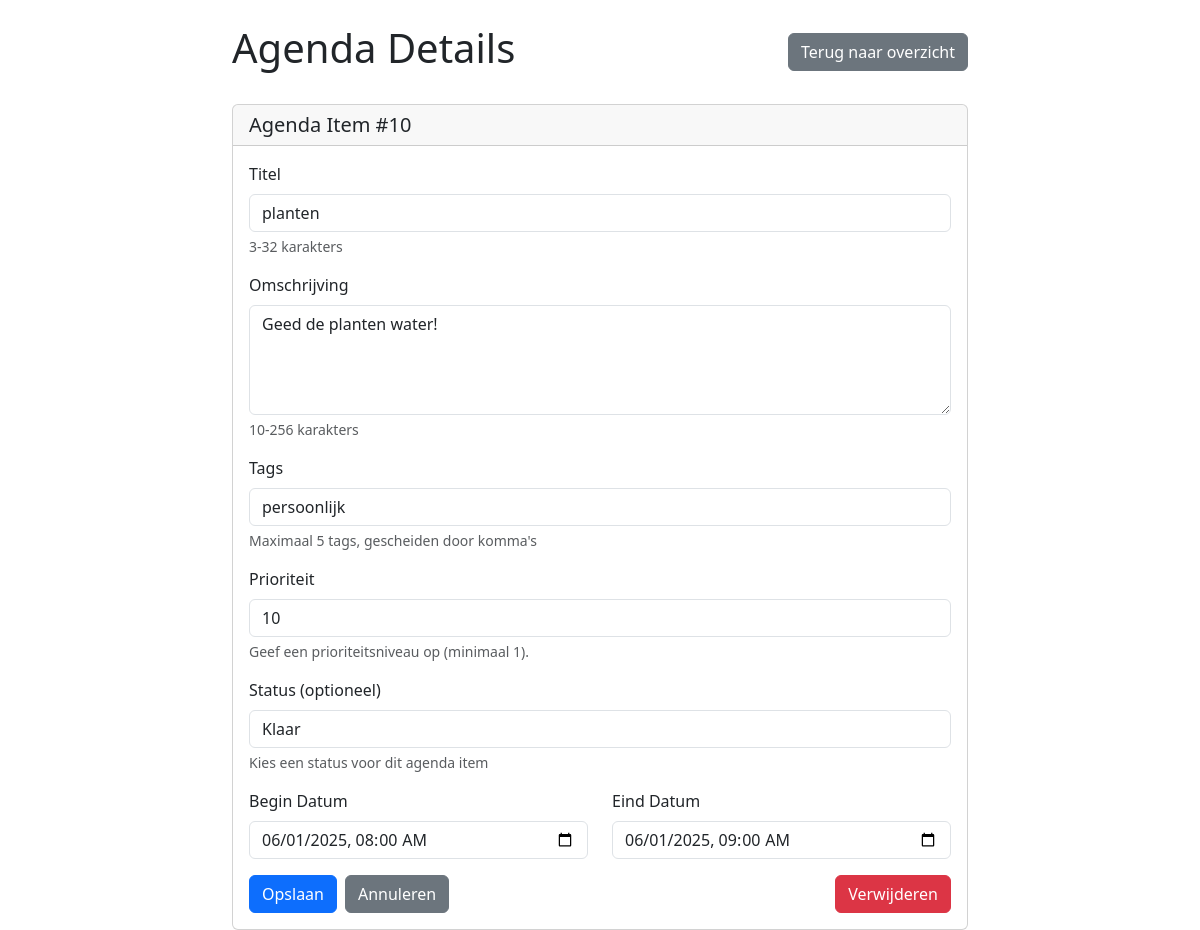
Page /php2/agenda_aanpassen.php?ID=10 on the committed database.
### tables this page shows
CREATE TABLE "crud_agenda"
(
    ID           integer not null
        constraint crud_agenda_pk
            primary key autoincrement,
    titel        TEXT    not null,
    omschrijving TEXT    not null,
    begin_datum  DATE    not null,
    eind_datum   DATE    not null,
    prioriteit   integer not null,
    status       TEXT    not null,
    tags         TEXT
);

### php2/agenda_aanpassen.php (called while the page is built, shortened)
<?php
require "config.php";
$id = $_GET["ID"] ?? null;
try {
    $query = "SELECT * FROM crud_agenda WHERE ID = :id";
    $stmt = $pdo->prepare($query);
    $stmt->bindParam(":id", $id);
    $stmt->execute();
    $agenda_item = $stmt->fetch();
} catch (PDOException $e) {
    error_log("Select query failed: " . $e->getMessage());
    $fout = "Er is een fout opgetreden bij het ophalen van het agenda item.";
}
include_once "views/agenda_aanpassen_view.php";

### php2/views/agenda_aanpassen_view.php (the view, shortened to what this page needs)
<!DOCTYPE html>
<html lang="en">
<head>
    <link href="./node_modules/bootstrap/dist/css/bootstrap.min.css" rel="stylesheet">
</head>
<body>
    <?php
    function formateerDatumVoorInput($datum_string) {
        $datum = new DateTime($datum_string);
        return $datum->format("Y-m-d\TH:i");
    }
    ?>
    <div class="container mt-4">
        <div class="row">
            <div class="col-md-8 mx-auto">
                <div class="d-flex justify-content-between align-items-center mb-4">
                    <h1>Agenda Details</h1>
                    <a href="agenda.php" class="btn btn-secondary">Terug naar overzicht</a>
                </div>
                <div class="card">
                    <div class="card-header">
                        <h5 class="card-title mb-0">Agenda Item #<?= htmlspecialchars($agenda_item["ID"]) ?></h5>
                    </div>
                    <div class="card-body">
                        <form method="POST">
                            <div class="mb-3">
                                <label for="titel" class="form-label">Titel</label>
                                <input type="text" class="form-control" id="titel" name="titel"
                                    value="<?= htmlspecialchars($agenda_item["titel"]) ?>" required
                                    maxlength="32" minlength="3">
                                <div class="form-text">3-32 karakters</div>
                            </div>
                            <div class="mb-3">
                                <label for="omschrijving" class="form-label">Omschrijving</label>
                                <textarea class="form-control" id="omschrijving" name="omschrijving" rows="4"
                                    required maxlength="256" minlength="10"><?= htmlspecialchars($agenda_item["omschrijving"]) ?></textarea>
                                <div class="form-text">10-256 karakters</div>
                            </div>
                            <div class="mb-3">
                                <label for="tags" class="form-label">Tags</label>
                                <input type="text" class="form-control" id="tags" name="tags"
                                    value="<?= htmlspecialchars($agenda_item["tags"] ?? "") ?>"
                                    placeholder="Voer tags in, gescheiden door komma's">
                                <div class="form-text">Maximaal 5 tags, gescheiden door komma's</div>
                            </div>
                            <div class="mb-3">
                                <label for="prioriteit" class="form-label">Prioriteit</label>
                                <input type="number" class="form-control" id="prioriteit" name="prioriteit"
                                    value="<?= htmlspecialchars($agenda_item["prioriteit"] ?? "1") ?>" required min="1">
                                <div class="form-text">Geef een prioriteitsniveau op (minimaal 1).</div>
                            </div>
                            <div class="mb-3">
                                <label for="status" class="form-label">Status (optioneel)</label>
                                <select class="form-control" id="status" name="status">
                                    <option value="klaar" <?= ($agenda_item["status"] ?? "") === "klaar" ? "selected" : "" ?>>Klaar</option>
                                </select>
                                <div class="form-text">Kies een status voor dit agenda item</div>
                            </div>
                            <div class="row">
                                <div class="col-md-6">
                                    <div class="mb-3">
                                        <label for="begin_datum" class="form-label">Begin Datum</label>
                                        <input type="datetime-local" class="form-control" id="begin_datum"
                                            name="begin_datum"
                                            value="<?= formateerDatumVoorInput($agenda_item["begin_datum"]) ?>" required>
                                    </div>
                                </div>
                                <div class="col-md-6">
                                    <div class="mb-3">
                                        <label for="eind_datum" class="form-label">Eind Datum</label>
                                        <input type="datetime-local" class="form-control" id="eind_datum"
                                            name="eind_datum"
                                            value="<?= formateerDatumVoorInput($agenda_item["eind_datum"]) ?>" required>
                                    </div>
                                </div>
                            </div>
                            <div class="d-flex gap-2">
                                <button type="submit" class="btn btn-primary">Opslaan</button>
                                <a href="agenda.php" class="btn btn-secondary">Annuleren</a>
                                <a href="agenda_verwijderen.php?ID=<?= $agenda_item["ID"] ?>"
                                    class="btn btn-danger ms-auto"
                                    onclick="return confirm('Weet je zeker dat je dit item wilt verwijderen?')">Verwijderen</a>
                            </div>
                        </form>
                    </div>
                </div>
            </div>
        </div>
    </div>
</body>
</html>

### rows in the picture
crud_agenda: ID "10", titel "planten", omschrijving "Geed de planten water!", tags "persoonlijk", prioriteit "10", status "Klaar", begin_datum "06/01/2025 08:00", eind_datum "06/01/2025 09:00"
